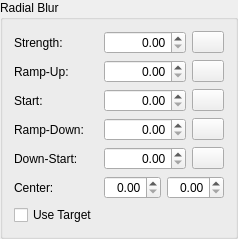
      <widget class="QGroupBox" name="radialBlurGroupbox">
       <property name="title">
        <string>Radial Blur</string>
       </property>
       <layout class="QGridLayout" name="gridLayout_8">
        <item row="4" column="0">
         <widget class="QLabel" name="label_28">
          <property name="text">
           <string>Down-Start:</string>
          </property>
          <property name="buddy">
           <cstring>radialBlurDownStart</cstring>
          </property>
         </widget>
        </item>
        <item row="4" column="1">
         <widget class="QDoubleSpinBox" name="radialBlurDownStart">
          <property name="alignment">
           <set>Qt::AlignRight|Qt::AlignTrailing|Qt::AlignVCenter</set>
          </property>
         </widget>
        </item>
        <item row="1" column="2">
         <widget class="QPushButton" name="radialBlurRampUpReset">
          <property name="maximumSize">
           <size>
            <width>32</width>
            <height>16777215</height>
           </size>
          </property>
          <property name="accessibleName">
           <string>Reset Multiplier</string>
          </property>
          <property name="text">
           <string/>
          </property>
          <property name="icon">
           <iconset resource="../resources/resources.qrc">
            <normaloff>:/icons/delete-16.png</normaloff>:/icons/delete-16.png</iconset>
          </property>
         </widget>
        </item>
        <item row="5" column="0">
         <widget class="QLabel" name="label_29">
          <property name="text">
           <string>Center:</string>
          </property>
         </widget>
        </item>
        <item row="1" column="0">
         <widget class="QLabel" name="label_25">
          <property name="text">
           <string>Ramp-Up:</string>
          </property>
          <property name="buddy">
           <cstring>radialBlurRampUp</cstring>
          </property>
         </widget>
        </item>
        <item row="2" column="2">
         <widget class="QPushButton" name="radialBlurStartReset">
          <property name="maximumSize">
           <size>
            <width>32</width>
            <height>16777215</height>
           </size>
          </property>
          <property name="accessibleName">
           <string>Reset Multiplier</string>
          </property>
          <property name="text">
           <string/>
          </property>
          <property name="icon">
           <iconset resource="../resources/resources.qrc">
            <normaloff>:/icons/delete-16.png</normaloff>:/icons/delete-16.png</iconset>
          </property>
         </widget>
        </item>
        <item row="4" column="2">
         <widget class="QPushButton" name="radialBlurDownStartReset">
          <property name="maximumSize">
           <size>
            <width>32</width>
            <height>16777215</height>
           </size>
          </property>
          <property name="accessibleName">
           <string>Reset Multiplier</string>
          </property>
          <property name="text">
           <string/>
          </property>
          <property name="icon">
           <iconset resource="../resources/resources.qrc">
            <normaloff>:/icons/delete-16.png</normaloff>:/icons/delete-16.png</iconset>
          </property>
         </widget>
        </item>
        <item row="3" column="1">
         <widget class="QDoubleSpinBox" name="radialBlurRampDown">
          <property name="alignment">
           <set>Qt::AlignRight|Qt::AlignTrailing|Qt::AlignVCenter</set>
          </property>
         </widget>
        </item>
        <item row="0" column="1">
         <widget class="QDoubleSpinBox" name="radialBlurStrength">
          <property name="alignment">
           <set>Qt::AlignRight|Qt::AlignTrailing|Qt::AlignVCenter</set>
          </property>
         </widget>
        </item>
        <item row="0" column="2">
         <widget class="QPushButton" name="radialBlurStrengthReset">
          <property name="maximumSize">
           <size>
            <width>32</width>
            <height>16777215</height>
           </size>
          </property>
          <property name="accessibleName">
           <string>Reset Multiplier</string>
          </property>
          <property name="text">
           <string/>
          </property>
          <property name="icon">
           <iconset resource="../resources/resources.qrc">
            <normaloff>:/icons/delete-16.png</normaloff>:/icons/delete-16.png</iconset>
          </property>
         </widget>
        </item>
        <item row="0" column="0">
         <widget class="QLabel" name="label_24">
          <property name="text">
           <string>Strength:</string>
          </property>
          <property name="buddy">
           <cstring>radialBlurStrength</cstring>
          </property>
         </widget>
        </item>
        <item row="2" column="0">
         <widget class="QLabel" name="label_26">
          <property name="text">
           <string>Start:</string>
          </property>
          <property name="buddy">
           <cstring>radialBlurStart</cstring>
          </property>
         </widget>
        </item>
        <item row="3" column="0">
         <widget class="QLabel" name="label_27">
          <property name="text">
           <string>Ramp-Down:</string>
          </property>
          <property name="buddy">
           <cstring>radialBlurRampDown</cstring>
          </property>
         </widget>
        </item>
        <item row="5" column="1" colspan="2">
         <layout class="QHBoxLayout" name="horizontalLayout_3">
          <item>
           <widget class="QDoubleSpinBox" name="radialBlurCenterX">
            <property name="alignment">
             <set>Qt::AlignRight|Qt::AlignTrailing|Qt::AlignVCenter</set>
            </property>
           </widget>
          </item>
          <item>
           <widget class="QDoubleSpinBox" name="radialBlurCenterY">
            <property name="alignment">
             <set>Qt::AlignRight|Qt::AlignTrailing|Qt::AlignVCenter</set>
            </property>
           </widget>
          </item>
         </layout>
        </item>
        <item row="1" column="1">
         <widget class="QDoubleSpinBox" name="radialBlurRampUp">
          <property name="alignment">
           <set>Qt::AlignRight|Qt::AlignTrailing|Qt::AlignVCenter</set>
          </property>
         </widget>
        </item>
        <item row="3" column="2">
         <widget class="QPushButton" name="radialBlurRampDownReset">
          <property name="maximumSize">
           <size>
            <width>32</width>
            <height>16777215</height>
           </size>
          </property>
          <property name="accessibleName">
           <string>Reset Multiplier</string>
          </property>
          <property name="text">
           <string/>
          </property>
          <property name="icon">
           <iconset resource="../resources/resources.qrc">
            <normaloff>:/icons/delete-16.png</normaloff>:/icons/delete-16.png</iconset>
          </property>
         </widget>
        </item>
        <item row="2" column="1">
         <widget class="QDoubleSpinBox" name="radialBlurStart">
          <property name="alignment">
           <set>Qt::AlignRight|Qt::AlignTrailing|Qt::AlignVCenter</set>
          </property>
         </widget>
        </item>
        <item row="6" column="0">
         <widget class="QCheckBox" name="radialBlurUseTarget">
          <property name="text">
           <string>Use Target</string>
          </property>
         </widget>
        </item>
       </layout>
      </widget>
